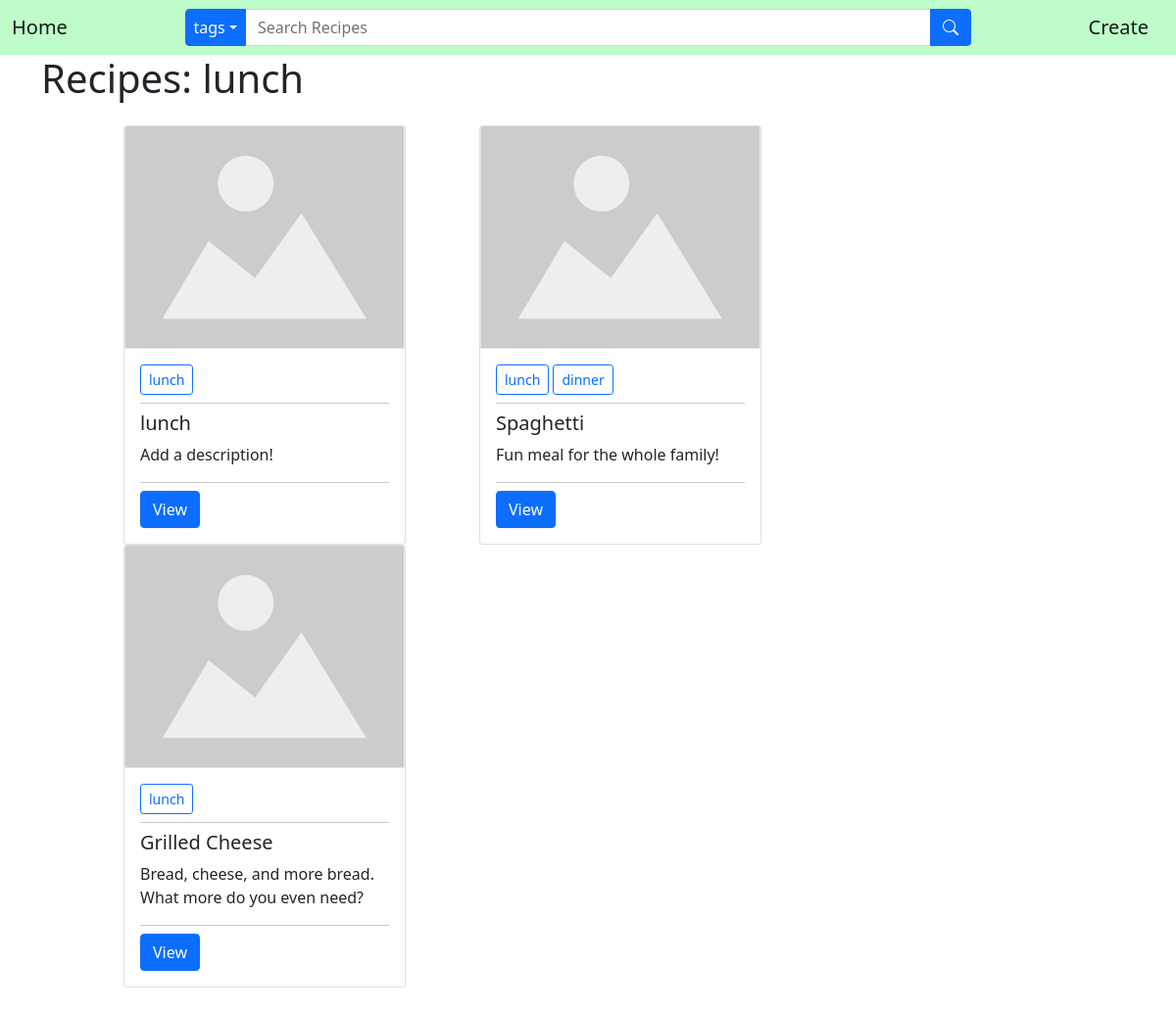
Page /tag/?tag=lunch on the committed database.
### recipes/models.py (models this page shows, shortened)
class Tag(models.Model):
    name = models.CharField(max_length=20)
    def __str__(self):
        return self.name

class Recipe(models.Model):
    name = models.CharField(max_length=30)
    pub_date = models.DateTimeField('date published', default=timezone.now)
    description = models.TextField(max_length=500, default="Add a description!")
    image = models.ImageField(default='default.png', upload_to='recipe_pics')
    tags = models.ManyToManyField(Tag, null=True)
    instructions = models.TextField(max_length=1000, default='')

### recipes/views.py (the view)
# urls.py: path('tag/', TagListView.as_view(), name='tag-list'),
class TagListView(ListView):
    model = Tag
    template_name = 'recipes/tag_list.html'
    context_object_name = 'tag_list'
    ordering = 'name'
    paginate_by = 12
    def get_queryset(self):
        result = super(TagListView, self).get_queryset()
        query = self.request.GET.get('tag')
        q_tag_recipes = Tag.objects.get(name=query)
        if query:
            result = Recipe.objects.filter(tags=q_tag_recipes)
        else:
            result = None
        return result
    def get_context_data(self, **kwargs):
        data = super(TagListView, self).get_context_data(**kwargs)
        query = self.request.GET.get('tag')
        data['q_tag'] = Tag.objects.get(name=query)
        return data

### recipes/context_processors.py (called while the page is built)
def tag_context(request):
    tags = Tag.objects.all()
    return{
        'tags': tags
    }

### recipes/templates/recipes/tag_list.html (shortened to what this page needs)
{% extends "recipes/base.html" %}
{% block content %}
    <div class="container">
        <h1>Recipes: {{ q_tag.name }}</h1>
        <div class="row m-4">
            {% for recipe in tag_list %}
                <div class="col-3 mx-5">
                    <div class="card" style="width: 18rem;">
                        <img src="{{ recipe.image.url }}" class="card-img-top" alt="...">
                        <div class="card-body">
                            <form method="GET" action="{% url 'tag-list' %}">
                                {% for tag in recipe.tags.all %}
                                <input class="btn btn-outline-primary btn-sm" type="submit" name="tag" value="{{ tag }}">
                                {% endfor %}
                            </form>
                            <hr class="my-2">
                            <h5 class="card-title">{{ recipe.name }}</h5>
                            <p class="card-text">{{ recipe.description }}</p>
                            <hr class="my-2">
                            <a href="{% url 'recipe-detail' recipe.id %}" class="btn btn-primary">View</a>
                        </div>
                    </div>
                </div>
            {% if forloop.counter|divisibleby:3 %}
        </div>
            {% endif %}
            {% endfor %}
    </div>
{% endblock content %}

### rows in the picture
Tag: name "lunch", tag "lunch"
Recipe: image (placeholder picture), name "lunch", description "Add a description!"
Recipe: image (placeholder picture), name "Spaghetti", description "Fun meal for the whole family!"
Tag: tag "dinner"
Recipe: image (placeholder picture), name "Grilled Cheese", description "Bread, cheese, and more bread. What more do you even need?"
